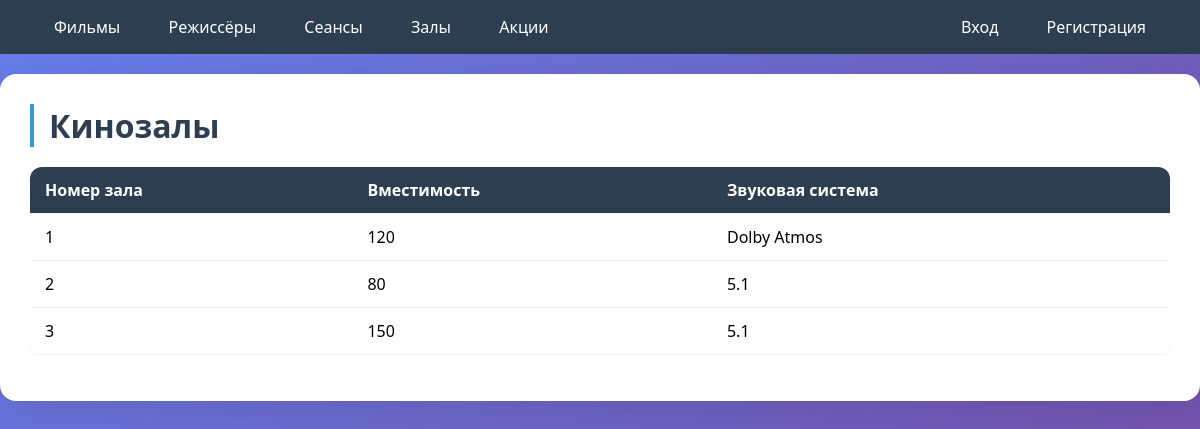
/halls/, run on the app's committed database.
### cinema/models.py (models this page shows, shortened)
class Hall(models.Model):
    number = models.IntegerField('Номер зала', unique=True)
    capacity = models.IntegerField('Вместимость')
    sound_system = models.CharField('Звуковая система', max_length=100)
    class Meta:
        verbose_name = 'Кинозал'
        verbose_name_plural = 'Кинозалы'

### cinema/views.py (the view)
# urls.py: path('halls/', views.hall_list, name='hall_list'),
def hall_list(request):
    halls = Hall.objects.all()
    return render(request, 'cinema/hall_list.html', {'halls': halls})

### cinema/templates/cinema/hall_list.html (shortened to what this page needs)
{% extends 'cinema/base.html' %}
{% block content %}
<h1>Кинозалы</h1>
<table>
    <thead>
        <tr>
            <th>Номер зала</th><th>Вместимость</th><th>Звуковая система</th>
        </tr>
    </thead>
    <tbody>
        {% for hall in halls %}
        <tr>
            <td>{{ hall.number }}</td>
            <td>{{ hall.capacity }}</td>
            <td>{{ hall.sound_system }}</td>
        </tr>
        {% endfor %}
    </tbody>
</table>
{% endblock %}

### cinema/static/cinema/style.css (style rules this page uses)
* { margin: 0; padding: 0; box-sizing: border-box; }
body { font-family: Arial, sans-serif; background: #f5f5f5; }
h1 { margin-bottom: 20px; color: #2c3e50; }
table { width: 100%; border-collapse: collapse; margin: 20px 0; }
th, td { padding: 12px; text-align: left; border-bottom: 1px solid #ddd; }
th { background: #2c3e50; color: white; }
body { font-family: 'Segoe UI', Tahoma, Geneva, Verdana, sans-serif; background: linear-gradient(135deg, #667eea 0%, #764ba2 100%); min-height: 100vh; }
h1 { font-size: 2rem; color: #2c3e50; margin-bottom: 20px; border-left: 4px solid #3498db; padding-left: 15px; }
table { width: 100%; border-collapse: collapse; margin: 20px 0; border-radius: 12px; overflow: hidden; box-shadow: 0 2px 10px rgba(0, 0, 0, 0.05); }
th, td { padding: 12px 15px; text-align: left; border-bottom: 1px solid #ecf0f1; }
th { background: #2c3e50; color: white; font-weight: 600; }
.table-scroll table { margin:0; min-width:640px; }

### data on the page
Hall: number "1", capacity "120", sound_system "Dolby Atmos"
Hall: number "2", capacity "80", sound_system "5.1"
Hall: number "3", capacity "150", sound_system "5.1"
